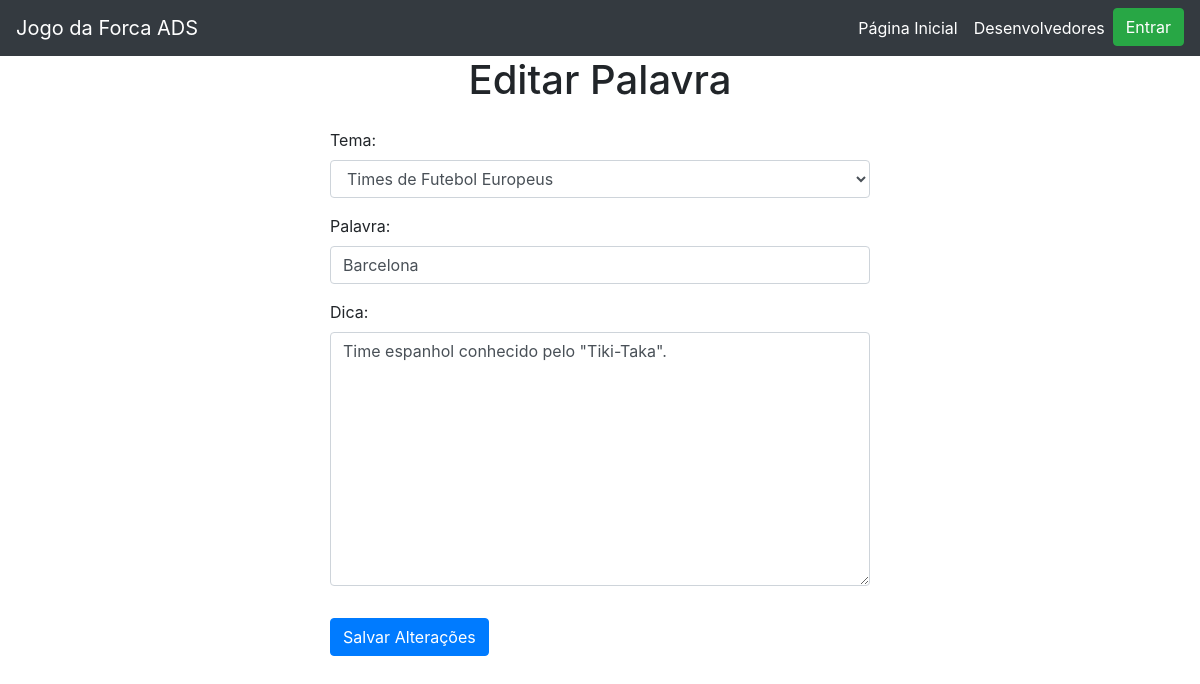
The page /professor/palavra/editar-palavra/21/ on the database its author committed.
### core/models.py (models this page shows, shortened)
class Palavra(models.Model):
    tema = models.ForeignKey(Tema, on_delete=models.CASCADE, related_name='palavras')
    palavra = models.CharField(max_length=100)
    dica = models.CharField(max_length=255, blank=True, null=True)

### core/views.py (the view)
# urls.py: path('professor/palavra/editar-palavra/<int:pk>/', EditarPalavraPageView.as_view(), name='editarPalavra'),
class EditarPalavraPageView(ProfessorContextMixin, UpdateView):
    model = Palavra
    form_class = PalavraForm
    template_name = 'professor/palavras/editarPalavras.html'
    success_url = reverse_lazy('administrarPalavrasPage')

### core/forms.py
class PalavraForm(forms.ModelForm):
    class Meta:
        model = Palavra
        fields = ['tema', 'palavra', 'dica']
        widgets = {
            'tema': forms.Select(attrs={'class': 'form-control'}),
            'palavra': forms.TextInput(attrs={'class': 'form-control'}),
            'dica': forms.Textarea(attrs={'class': 'form-control'}),
        }
    def __init__(self, *args, **kwargs):
        professor = kwargs.pop('professor', None)
        super().__init__(*args, **kwargs)
        if professor:
            self.fields['tema'].queryset = Tema.objects.filter(professor=professor)
        self.fields['dica'].required = False

### core/mixins.py (called while the page is built)
    def get_context_data(self, **kwargs):
        context = super().get_context_data(**kwargs)
        user = self.request.user
        context['is_professor'] = user.is_authenticated and user.groups.filter(name='professores').exists()
        return context

### core/models.py (called while the page is built)
    def __str__(self):
        return self.nome

### core/templates/professor/palavras/editarPalavras.html (shortened to what this page needs)
{% extends "base.html" %}
{% block main %}
<div class="container">
  <h1 class="text-center mb-4">Editar Palavra</h1>
  <div class="row justify-content-center">
    <div class="col-md-6">
      <form method="post">
        {{ form.as_p }}
        <button type="submit" class="btn btn-primary mt-3">Salvar Alterações</button>
      </form>
    </div>
  </div>
</div>
{% endblock main %}

### rows shown on the page
Palavra: tema "Times de Futebol Europeus", palavra "Barcelona", dica "Time espanhol conhecido pelo \"Tiki-Taka\"."
